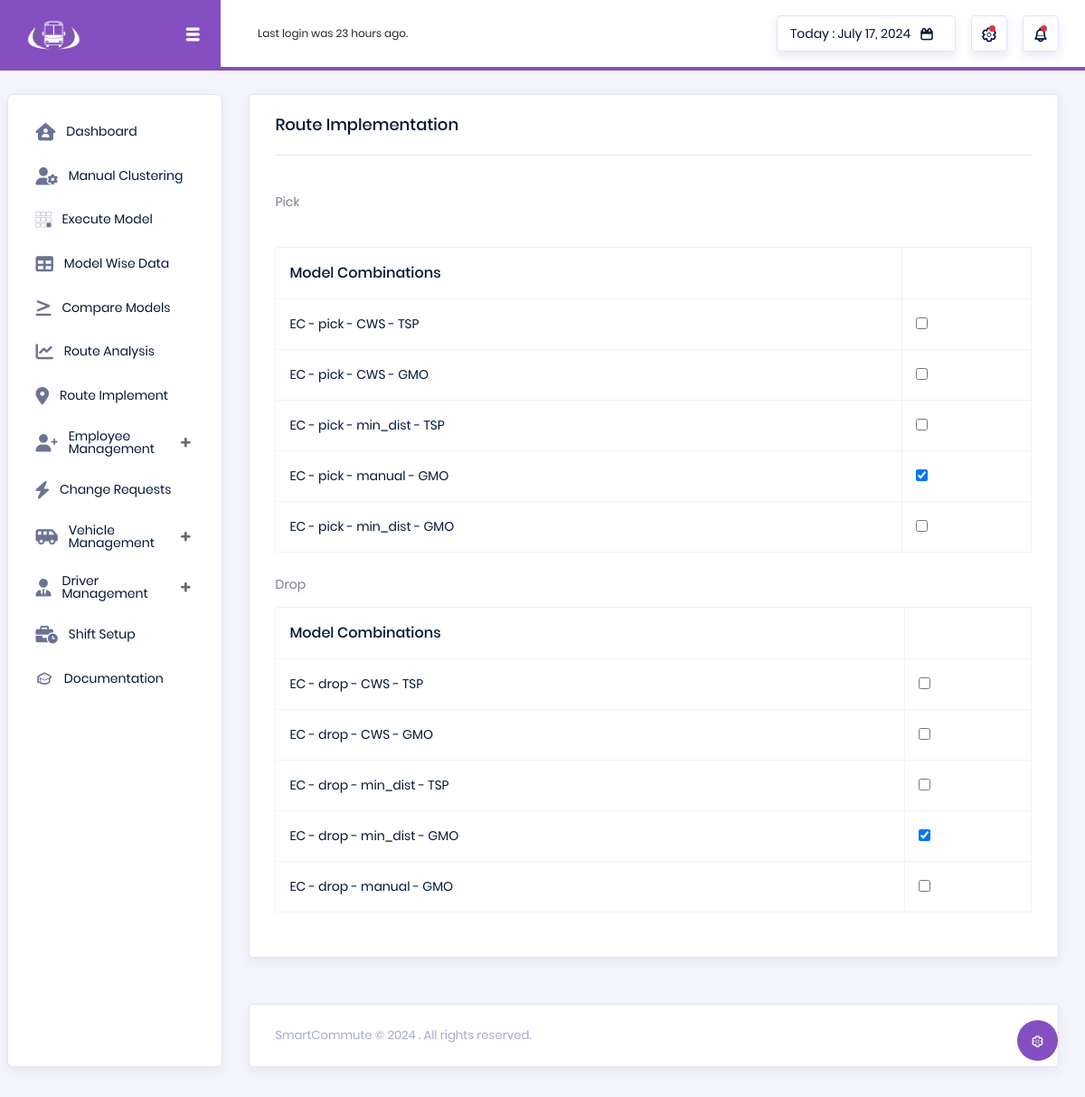
The app's page /users/implement_algorithm/, older data.
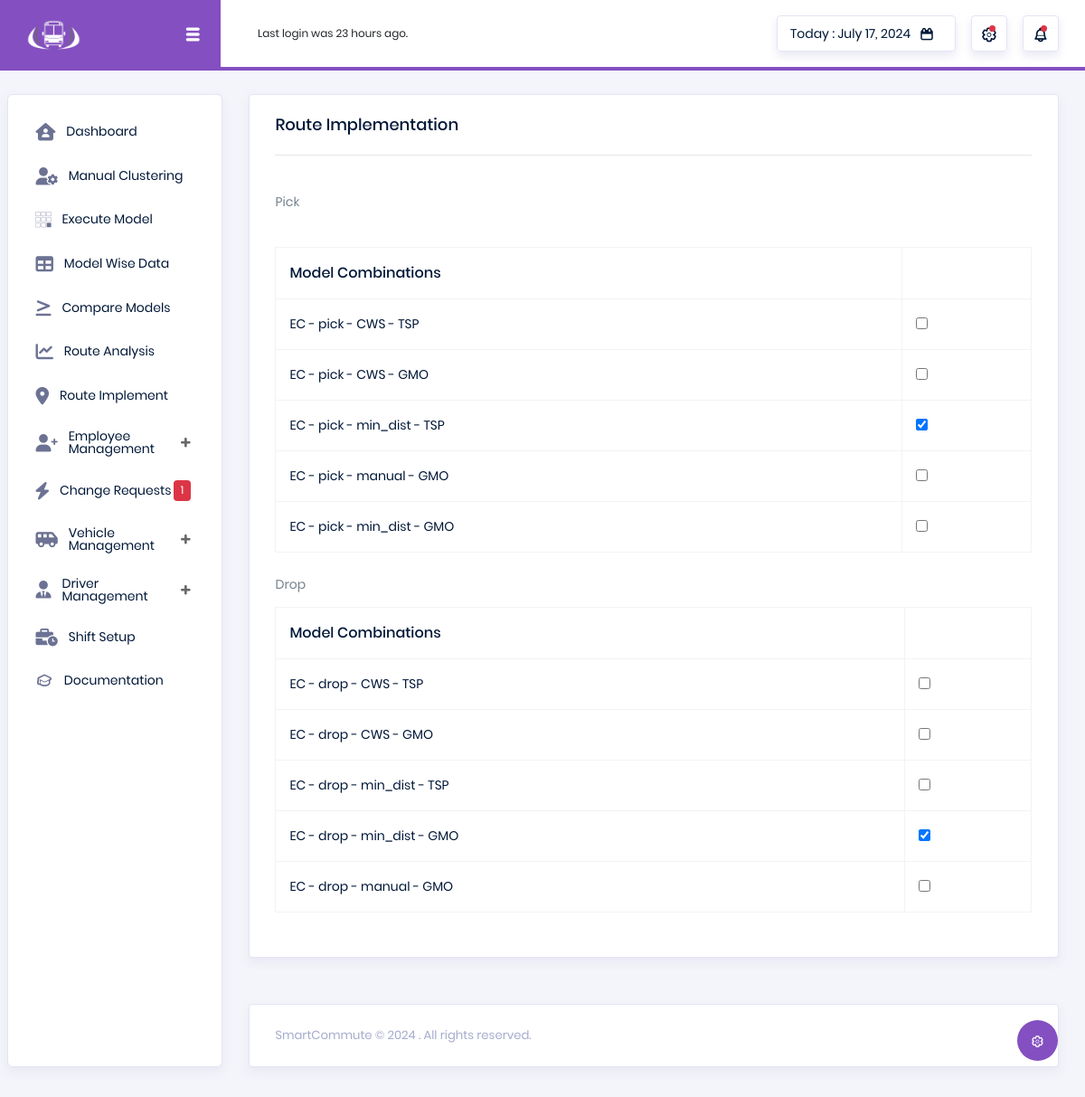
The same page, newer data.
### users/models.py (models this page shows, shortened)
class ModelCombination(models.Model):
    ROUTE_TYPE_CHOICES = [
        ('pick', 'pick-up'),
        ('drop', 'drop_off'),
    ]
    no_of_vehicles = models.IntegerField()
    shift = models.ForeignKey(Shift, on_delete=models.CASCADE)
    type_id = models.CharField(max_length=20)
    first_level_algo = models.CharField(max_length=255, choices=ROUTE_TYPE_CHOICES)
    second_level_algo = models.CharField(max_length=255, blank=True, null=True)
    analysis = models.TextField(blank=True, null=True)
    is_implemented = models.BooleanField(blank=True, null=True)
    def __str__(self):
        return f"{self.shift.shift_id} - {self.type_id} - {self.first_level_algo} - {self.second_level_algo}"

class Shift(models.Model):
    shift_id = models.CharField(max_length=10, unique=True)
    name = models.CharField(max_length=100, unique=True)
    slab = models.CharField(max_length=100, unique=True)

### users/views.py (the view, shortened to what this page needs)
# urls.py: path('implement_algorithm/', implement_algorithm, name='implement_algorithm'),
def implement_algorithm(request):
    vehicles = Vehicle.objects.all()
    model_combs = None
    model_combs_drop = None
    selected_vehicle_obj = None
    model_combs = ModelCombination.objects.filter(type_id='pick')
    model_combs_drop = ModelCombination.objects.filter(type_id='drop')
    return render(request, 'users/implement_algorithm.html',
                  {'model_combs': model_combs,
                   'model_combs_drop': model_combs_drop, 'current_date': current_date.date, }
                  )

### users/context_processors.py (called while the page is built)
def pending_requests_count(request):
    pending_count = ChangeRequest.objects.filter(status='pending').count()
    if pending_count == 0:
        pending_count = None
    return {'pending_count': pending_count}

### users/templates/users/implement_algorithm.html (shortened to what this page needs)
{% extends "users/dashboard.html" %}
{% load static %}
{% block content %}
<div class="content-wrapper">
    <div class="row">
        <div class="col-12 grid-margin">
            <div class="card">
                <div class="card-body">
                    <h4 class="card-title"> Route Implementation </h4>
                <form method="post" id="route_form" action="{% url 'implement_algorithm'%}">
                                            <hr>
 <br>
                      <div class="table-responsive">
                          <p class="card-description" >Pick</p>
                          <br>
        <table class="table table-bordered" id="table_pick">
            <thead>
                <tr>
                    <th>Model Combinations</th>
                    <th></th>
                </tr>
            </thead>
            <tbody>
                    {%for model_comb in model_combs %}
                    <tr>
                        <td>{{model_comb}}</td>
                        <td>
                         <input type="checkbox"
           {% if model_comb.is_implemented %}checked{% endif %}
           onchange="implementRoute('{{ model_comb.id }}', 'pick')"
           name="implement">
                    </td>
                    </tr>
            {%endfor%}
            </tbody>
        </table>
                          <br>
                          <p class="card-description" >Drop</p>
        <table class="table table-bordered" id="table_drop">
            <thead>
                <tr>
                    <th>Model Combinations</th>
                    <th></th>
                </tr>
            </thead>
            <tbody>
                    {%for model_comb in model_combs_drop %}
                    <tr>
                        <td>{{model_comb}}</td>
                        <td><input type="checkbox"
                                        {% if model_comb.is_implemented %}checked{% endif %}
                                        onchange="implementRoute({{model_comb.id}}, 'drop')"
                                        name="implement"></td>
                    </tr>
            {%endfor%}
            </tbody>
        </table>
                      </div>
                    <br>
    </form>
                </div>
            </div>
        </div>
    </div>
</div>
{% endblock %}

Row changes from the older to the newer data that the page shows:
changed ModelCombination "EC - pick - min_dist - TSP": is_implemented "☐" → "☑"
changed ModelCombination "EC - pick - manual - GMO": is_implemented "☑" → "☐"
Text that changed along with them:
{{ pending_count }}: (not shown) → "1"
